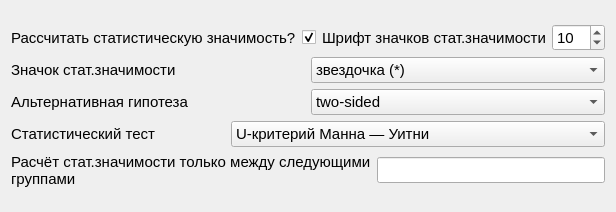
                        <widget class="QWidget" name="scrollAreaWidgetContents_4">
                         <property name="geometry">
                          <rect>
                           <x>0</x>
                           <y>0</y>
                           <width>579</width>
                           <height>212</height>
                          </rect>
                         </property>
                         <layout class="QGridLayout" name="gridLayout_7">
                          <item row="0" column="0">
                           <layout class="QVBoxLayout" name="verticalLayout_56">
                            <item>
                             <layout class="QHBoxLayout" name="horizontalLayout_141">
                              <item>
                               <layout class="QHBoxLayout" name="horizontalLayout_21">
                                <item>
                                 <widget class="QLabel" name="lb_stattest_2">
                                  <property name="font">
                                   <font>
                                    <pointsize>11</pointsize>
                                   </font>
                                  </property>
                                  <property name="text">
                                   <string>Рассчитать статистическую значимость?</string>
                                  </property>
                                 </widget>
                                </item>
                                <item>
                                 <widget class="QCheckBox" name="check_stat_znachimost">
                                  <property name="enabled">
                                   <bool>true</bool>
                                  </property>
                                  <property name="font">
                                   <font>
                                    <pointsize>11</pointsize>
                                   </font>
                                  </property>
                                  <property name="text">
                                   <string/>
                                  </property>
                                  <property name="checked">
                                   <bool>true</bool>
                                  </property>
                                 </widget>
                                </item>
                               </layout>
                              </item>
                              <item>
                               <layout class="QHBoxLayout" name="horizontalLayout_140">
                                <item alignment="Qt::AlignRight">
                                 <widget class="QLabel" name="lb_color_pal_box_21">
                                  <property name="sizePolicy">
                                   <sizepolicy hsizetype="Expanding" vsizetype="Preferred">
                                    <horstretch>0</horstretch>
                                    <verstretch>0</verstretch>
                                   </sizepolicy>
                                  </property>
                                  <property name="font">
                                   <font>
                                    <pointsize>11</pointsize>
                                   </font>
                                  </property>
                                  <property name="text">
                                   <string>Шрифт значков стат.значимости</string>
                                  </property>
                                 </widget>
                                </item>
                                <item>
                                 <widget class="QSpinBox" name="spinBox_size_stat_znachimost">
                                  <property name="sizePolicy">
                                   <sizepolicy hsizetype="Fixed" vsizetype="Fixed">
                                    <horstretch>0</horstretch>
                                    <verstretch>0</verstretch>
                                   </sizepolicy>
                                  </property>
                                  <property name="font">
                                   <font>
                                    <pointsize>11</pointsize>
                                   </font>
                                  </property>
                                  <property name="minimum">
                                   <number>1</number>
                                  </property>
                                  <property name="maximum">
                                   <number>100</number>
                                  </property>
                                  <property name="value">
                                   <number>10</number>
                                  </property>
                                 </widget>
                                </item>
                               </layout>
                              </item>
                             </layout>
                            </item>
                            <item>
                             <layout class="QHBoxLayout" name="horizontalLayout_142">
                              <item>
                               <widget class="QLabel" name="lb__altern_heposisis_4">
                                <property name="enabled">
                                 <bool>true</bool>
                                </property>
                                <property name="font">
                                 <font>
                                  <pointsize>11</pointsize>
                                 </font>
                                </property>
                                <property name="text">
                                 <string>Значок стат.значимости</string>
                                </property>
                               </widget>
                              </item>
                              <item>
                               <widget class="QComboBox" name="comboBox_box_plot_sign_stat_znachimost">
                                <property name="enabled">
                                 <bool>true</bool>
                                </property>
                                <property name="font">
                                 <font>
                                  <pointsize>11</pointsize>
                                 </font>
                                </property>
                                <item>
                                 <property name="text">
                                  <string>звездочка (*)</string>
                                 </property>
                                </item>
                                <item>
                                 <property name="text">
                                  <string>меньше какого-то значения (p&lt;)</string>
                                 </property>
                                </item>
                                <item>
                                 <property name="text">
                                  <string>равно какому-то значению (p=)</string>
                                 </property>
                                </item>
                               </widget>
                              </item>
                             </layout>
                            </item>
                            <item>
                             <layout class="QHBoxLayout" name="horizontalLayout_18">
                              <item>
                               <widget class="QLabel" name="lb__altern_heposisis">
                                <property name="enabled">
                                 <bool>true</bool>
                                </property>
                                <property name="font">
                                 <font>
                                  <pointsize>11</pointsize>
                                 </font>
                                </property>
                                <property name="text">
                                 <string>Альтернативная гипотеза</string>
                                </property>
                               </widget>
                              </item>
                              <item>
                               <widget class="QComboBox" name="comboBox_alter_hep">
                                <property name="enabled">
                                 <bool>true</bool>
                                </property>
                                <property name="font">
                                 <font>
                                  <pointsize>11</pointsize>
                                 </font>
                                </property>
                                <item>
                                 <property name="text">
                                  <string>two-sided</string>
                                 </property>
                                </item>
                                <item>
                                 <property name="text">
                                  <string>less</string>
                                 </property>
                                </item>
                                <item>
                                 <property name="text">
                                  <string>greater</string>
                                 </property>
                                </item>
                               </widget>
                              </item>
                             </layout>
                            </item>
                            <item>
                             <layout class="QHBoxLayout" name="horizontalLayout_23">
                              <item>
                               <widget class="QLabel" name="lb_stattest">
                                <property name="enabled">
                                 <bool>true</bool>
                                </property>
                                <property name="font">
                                 <font>
                                  <pointsize>11</pointsize>
                                 </font>
                                </property>
                                <property name="toolTip">
                                 <string>&lt;html&gt;&lt;head/&gt;&lt;body&gt;&lt;p&gt;См. информацию по разным статистическим тестам&lt;/p&gt;&lt;/body&gt;&lt;/html&gt;</string>
                                </property>
                                <property name="text">
                                 <string>Статистический тест</string>
                                </property>
                               </widget>
                              </item>
                              <item>
                               <widget class="QComboBox" name="comboBox_stat_test">
                                <property name="enabled">
                                 <bool>true</bool>
                                </property>
                                <property name="font">
                                 <font>
                                  <pointsize>11</pointsize>
                                 </font>
                                </property>
                                <item>
                                 <property name="text">
                                  <string>U-критерий Манна — Уитни</string>
                                 </property>
                                </item>
                                <item>
                                 <property name="text">
                                  <string>Т-критерий Стьюдента</string>
                                 </property>
                                </item>
                                <item>
                                 <property name="text">
                                  <string>Тест Бруннера — Мюнцеля</string>
                                 </property>
                                </item>
                                <item>
                                 <property name="text">
                                  <string>Тест Бруннера — Мюнцеля (normal)</string>
                                 </property>
                                </item>
                                <item>
                                 <property name="text">
                                  <string>Критерий Уилкоксона</string>
                                 </property>
                                </item>
                                <item>
                                 <property name="text">
                                  <string>Критерий Краскела — Уоллиса</string>
                                 </property>
                                </item>
                                <item>
                                 <property name="text">
                                  <string>Медианный критерий</string>
                                 </property>
                                </item>
                                <item>
                                 <property name="text">
                                  <string>Тест Ансари-Брэдли</string>
                                 </property>
                                </item>
                                <item>
                                 <property name="text">
                                  <string>Тест Фишера-Питмана</string>
                                 </property>
                                </item>
                                <item>
                                 <property name="text">
                                  <string>Пермутационный критерий Бруннера — Мюнцеля</string>
                                 </property>
                                </item>
                                <item>
                                 <property name="text">
                                  <string>Пермутационный критерий Манна — Уитни</string>
                                 </property>
                                </item>
                                <item>
                                 <property name="text">
                                  <string>Пермутационный критерий Уилкоксона</string>
                                 </property>
                                </item>
                                <item>
                                 <property name="text">
                                  <string>Пермутационный критерий Фридмана</string>
                                 </property>
                                </item>
                               </widget>
                              </item>
                             </layout>
                            </item>
                            <item>
                             <layout class="QHBoxLayout" name="horizontalLayout_82">
                              <item>
                               <widget class="QLabel" name="lb_del_hue_7">
                                <property name="font">
                                 <font>
                                  <pointsize>11</pointsize>
                                 </font>
                                </property>
                                <property name="toolTip">
                                 <string>&lt;html&gt;&lt;head/&gt;&lt;body&gt;&lt;p&gt;Выбрать, если нужно считать стат. значимость только между определенными группами. В строку вводится массив из кортежей групп с разделительным пробелом. К примеру, есть 4 группы и хочется посмотреть стат.значимость только между 1 и 2, а также 3 и 4. Тогда надо ввести с пробелом '(1,2) (3,4)'&lt;/p&gt;&lt;/body&gt;&lt;/html&gt;</string>
                                </property>
                                <property name="text">
                                 <string>Расчёт стат.значимости только между следующими группами</string>
                                </property>
                                <property name="wordWrap">
                                 <bool>true</bool>
                                </property>
                               </widget>
                              </item>
                              <item>
                               <widget class="QLineEdit" name="STAT_znachimost_order_box_plot">
                                <property name="font">
                                 <font>
                                  <pointsize>11</pointsize>
                                 </font>
                                </property>
                                <property name="toolTip">
                                 <string/>
                                </property>
                               </widget>
                              </item>
                             </layout>
                            </item>
                           </layout>
                          </item>
                         </layout>
                        </widget>
